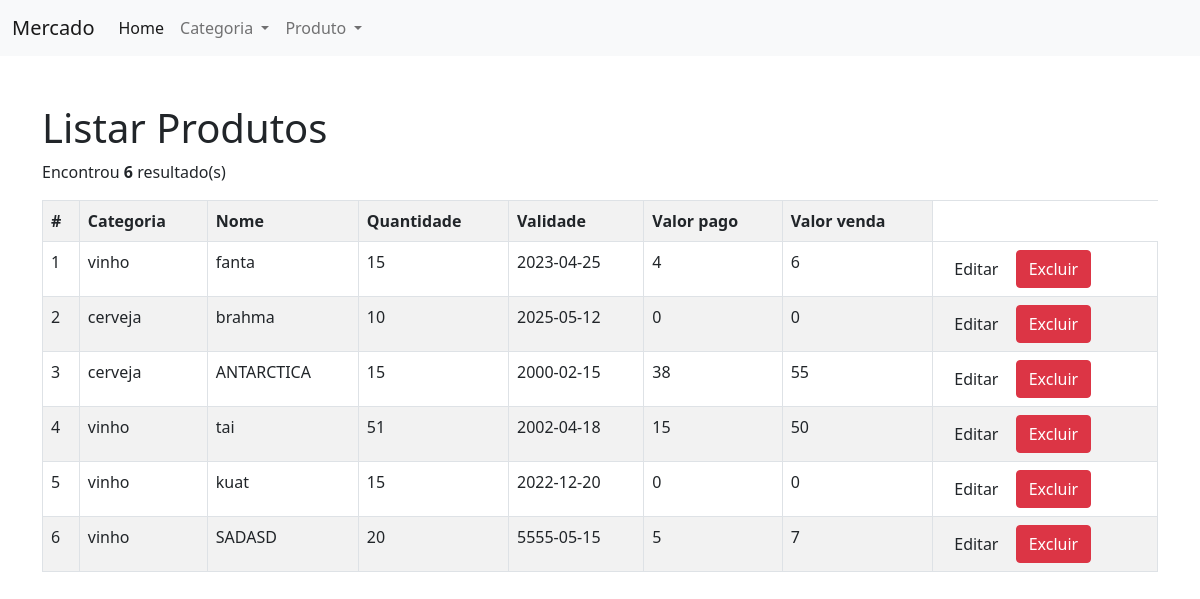
The app's page /projeto-mercado/index.php?page=listar-produto with its own data.
### tables this page shows
CREATE TABLE `produto` (
  `cod_produto` int(11) NOT NULL,
  `nome_produto` varchar(45) NOT NULL,
  `quantidade_produto` int(11) NOT NULL,
  `data_validade` date NOT NULL,
  `valor_pago` float NOT NULL,
  `valor_venda` float NOT NULL,
  `Categoria_cod_categoria` int(11) NOT NULL
);

CREATE TABLE `categoria` (
  `cod_categoria` int(11) NOT NULL,
  `nome_categoria` varchar(45) NOT NULL
);

### projeto-mercado/listar-produto.php (the view)
<h1>Listar Produtos</h1>
<?php
	$sql = "SELECT * FROM produto AS p
			INNER JOIN categoria AS c
			ON p.categoria_cod_categoria = c.cod_categoria";
	$res = $conn->query($sql);
	$qtd = $res->num_rows;
	print "<p>Encontrou <b>$qtd</b> resultado(s)";
	if($qtd > 0){
		print "<table class='table table-bordered table-striped table-hover'>";
		print "<tr>";
		print "<th>#</th>";
		print "<th>Categoria</th>";
		print "<th>Nome</th>";
		print "<th>Quantidade</th>";
		print "<th>Validade</th>";
		print "<th>Valor pago</th>";
		print "<th>Valor venda</th>";
		print "</tr>";
		while($row = $res->fetch_object()){
			print "<tr>";
			print "<td>".$row->cod_produto."</td>";
			print "<td>".$row->nome_categoria."</td>";
			print "<td>".$row->nome_produto."</td>";
			print "<td>".$row->quantidade_produto."</td>";
			print "<td>".$row->data_validade."</td>";
			print "<td>".$row->valor_pago."</td>";
			print "<td>".$row->valor_venda."</td>";
			print "<td> <button onclick=\"location.href='?page=editar-produto&cod_produto=".$row->cod_produto."';\" class='btn btn-sucess'>Editar</button>
			<button onclick=\"if(confirm('Tem certeza que deseja excluir?')){location.href='?page=salvar-produto&acao=excluir-produto&cod_produto=".$row->cod_produto."';}else{false;}\" class='btn btn-danger'>Excluir</button>
			</td>";
			print "</tr>";
		}
		print "</table>";
	}else{
		print "<div class='alert alert-danger'><p>Não encontrou resultado</p></div>";
	}

### projeto-mercado/index.php (shortened to what this page needs)
<!doctype html>
<html lang="pt-br">
  <head>
    <link href="css/bootstrap.min.css" rel="stylesheet">
  </head>
  <body>
<nav class="navbar navbar-expand-lg navbar-light bg-light">
  <div class="container-fluid">
    <a class="navbar-brand" href="#">Mercado</a>
    <div class="collapse navbar-collapse" id="navbarSupportedContent">
      <ul class="navbar-nav me-auto mb-2 mb-lg-0">
        <li class="nav-item">
          <a class="nav-link active" aria-current="page" href="index.php">Home</a>
        </li>
        <li class="nav-item dropdown">
          <a class="nav-link dropdown-toggle" href="#" id="navbarDropdown" role="button" data-bs-toggle="dropdown" aria-expanded="false">
            Categoria
          </a>
        </li>
         <li class="nav-item dropdown">
          <a class="nav-link dropdown-toggle" href="#" id="navbarDropdown" role="button" data-bs-toggle="dropdown" aria-expanded="false">
            Produto
          </a>
        </li>
      </ul>
    </div>
  </div>
</nav>
    <div class="container">
      <div class="row">
        <div class="col mt-5">
          <?php
            include("config.php");
            switch (@$_REQUEST["page"]) {
                case 'listar-produto':
                include("listar-produto.php");
                break;
            }
          ?>
        </div>
      </div>
    </div>
  </body>
</html>

### records on screen
produto: cod_produto "1", Categoria_cod_categoria.nome_categoria "vinho", nome_produto "fanta", quantidade_produto "15", data_validade "2023-04-25", valor_pago "4", valor_venda "6"
produto: cod_produto "2", Categoria_cod_categoria.nome_categoria "cerveja", nome_produto "brahma", quantidade_produto "10", data_validade "2025-05-12", valor_pago "0", valor_venda "0"
produto: cod_produto "3", Categoria_cod_categoria.nome_categoria "cerveja", nome_produto "ANTARCTICA", quantidade_produto "15", data_validade "2000-02-15", valor_pago "38", valor_venda "55"
produto: cod_produto "4", Categoria_cod_categoria.nome_categoria "vinho", nome_produto "tai", quantidade_produto "51", data_validade "2002-04-18", valor_pago "15", valor_venda "50"
produto: cod_produto "5", Categoria_cod_categoria.nome_categoria "vinho", nome_produto "kuat", quantidade_produto "15", data_validade "2022-12-20", valor_pago "0", valor_venda "0"
produto: cod_produto "6", Categoria_cod_categoria.nome_categoria "vinho", nome_produto "SADASD", quantidade_produto "20", data_validade "5555-05-15", valor_pago "5", valor_venda "7"

### other values on screen
$qtd "6"
